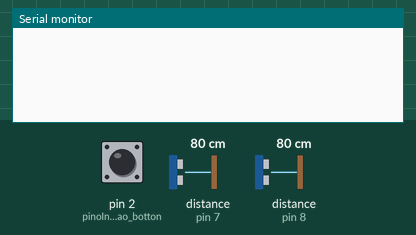
Recording of a sketch running on a simulated Arduino Uno, built with avr-gcc and run on an emulated ATmega328P. On the bench: the last lines printed to the serial monitor. The test bench sets the inputs (shaded band); at power-on: pin 2 (pinoInterrupcao_botton) HIGH, distance to the obstacle (sensors on pin 7, pin 8) 80 cm. The echo pulse lasts 58.3 µs per cm.

Above: at 1.2 s.
1.3 s: pin 2 (pinoInterrupcao_botton) pulled LOW for 0.15 s
At 2.6 s:
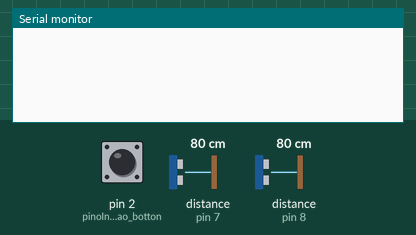
2.9 s: distance to the obstacle (sensor on pin 7) set to 2 cm
At 3.5 s:
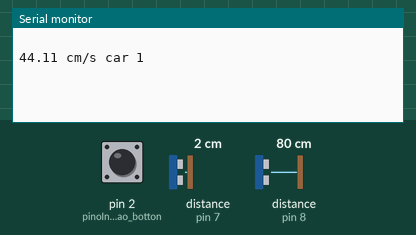
4.6 s: distance to the obstacle (sensor on pin 8) set to 2 cm
At 5.8 s:
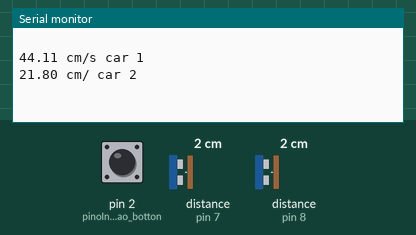
6.2 s: pin 2 (pinoInterrupcao_botton) pulled LOW for 3.2 s
At 10.0 s:
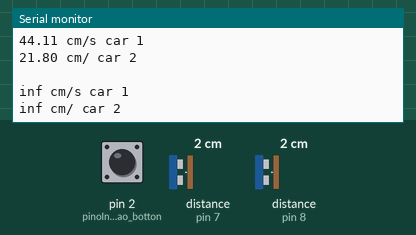

Measured:
- after the input at 1.3 s, the serial monitor: prints a new line after 0.15 s (image 1)
- after the input at 2.9 s, the serial monitor: prints a new line after 0.20 s (image 2)
- after the input at 4.6 s, the serial monitor: prints a new line after 0.20 s (image 3)
- after the input at 6.2 s, the serial monitor: prints a new line after 3.2 s (image 4)

The sketch:

project.ino
```cpp
#include "Ultrasonic.h" //INCLUSÃO DA BIBLIOTECA NECESSÁRIA PARA FUNCIONAMENTO DO CÓDIGO

//sensor carro 1
const int echoPin_car1 = 7; //PINO DIGITAL UTILIZADO PELO HC-SR04 ECHO(RECEBE)
const int trigPin_car1 = 6; //PINO DIGITAL UTILIZADO PELO HC-SR04 TRIG(ENVIA)
Ultrasonic ultrasonic_car1(trigPin_car1,echoPin_car1); //INICIALIZANDO OS PINOS DO ARDUINO

//sensor carro 2
const int echoPin_car2 = 8; //PINO DIGITAL UTILIZADO PELO HC-SR04 ECHO(RECEBE)
const int trigPin_car2 = 9; //PINO DIGITAL UTILIZADO PELO HC-SR04 TRIG(ENVIA)
Ultrasonic ultrasonic_car2(trigPin_car2,echoPin_car2); //INICIALIZANDO OS PINOS DO ARDUINO

//int trigPin;
int distancia_car1 = 100; //VARIÁVEL DO TIPO INTEIRO
int distancia_car2 = 100; //VARIÁVEL DO TIPO INTEIRO

//botões
const int pinoInterrupcao_botton = 2;

volatile bool cronometro_car1 = false;
volatile bool cronometro_car2 = false;
volatile unsigned long tempo_car1 = 0;
volatile unsigned long tempo_car2 = 0;
float tempo_final_car1 = 0;                 //segundos
float tempo_final_car2 = 0;
const float espaco = 73;                   //centimetros (DECIDIR)
volatile float velocidade_car1 = 0;
volatile float velocidade_car2 = 0;

void setup() {
  //sensor carro 1
  pinMode(echoPin_car1, INPUT); //DEFINE O PINO COMO ENTRADA (RECEBE)
  pinMode(trigPin_car1, OUTPUT); //DEFINE O PINO COMO SAIDA (ENVIA)
  //senro carro 2
  pinMode(echoPin_car2, INPUT); //DEFINE O PINO COMO ENTRADA (RECEBE)
  pinMode(trigPin_car2, OUTPUT); //DEFINE O PINO COMO SAIDA (ENVIA)

  //botões
  pinMode(pinoInterrupcao_botton, INPUT_PULLUP);
  attachInterrupt(digitalPinToInterrupt(pinoInterrupcao_botton), timer_init, RISING);
 /* pinMode(pinoInterrupcao_sensor2, INPUT_PULLUP);
  attachInterrupt(digitalPinToInterrupt(pinoInterrupcao_sensor2), timer_end, RISING);*/

  Serial.begin(9600);
}

void loop() {
  if (cronometro_car1 || cronometro_car2){
    hcsr04(); // FAZ A CHAMADA DO MÉTODO "hcsr04()"
  }
  if (cronometro_car1 && distancia_car1 < 25){
    timer_end_car1();
  }
  if (cronometro_car2 && distancia_car2 < 15){
    timer_end_car2();
  }
  /*if (!cronometro && distancia_1 < 10 ){                  //COLOCAR A DISTANCIA EM QUE A PILHA PASSA PELO SENSOR 1 AQUI
    timer_init();
  }else if (cronometro && distancia_2 < 10 ){             //COLOCAR A DISTANCIA EM QUE A PILHA PASSA PELO SENSOR 2 AQUI
    timer_end();
  }*/
}

void timer_init() {
  if (!cronometro_car1 && !cronometro_car2) {
    cronometro_car1 = true;
    cronometro_car2 = true;
    tempo_car1 = millis();  // Armazena o tempo atual
    tempo_car2 = millis();
    Serial.println(" ");
  }
}

void timer_end_car1() {
  if (cronometro_car1) {
    cronometro_car1 = false;
    tempo_final_car1 = millis() - tempo_car1;  // Calcula o tempo decorrido
    tempo_car1 = 0;  // Reinicia o tempo inicial

    tempo_final_car1 = tempo_final_car1/1000;  // Convertendo para segundos
    velocidade_car1 = espaco/tempo_final_car1;

    Serial.print(velocidade_car1);
    Serial.println(" cm/s car 1");
  }
}

void timer_end_car2() {
  if (cronometro_car2) {
    cronometro_car2 = false;
    tempo_final_car2 = millis() - tempo_car2;  // Calcula o tempo decorrido
    tempo_car2 = 0;  // Reinicia o tempo inicial

    tempo_final_car2 = tempo_final_car2/1000;  // Convertendo para segundos
    velocidade_car2 = espaco/tempo_final_car2;

    Serial.print(velocidade_car2);
    Serial.println(" cm/ car 2");
  }
}

//MÉTODO RESPONSÁVEL POR CALCULAR A DISTÂNCIA
void hcsr04(){
  digitalWrite(trigPin_car1, LOW); //SETA O PINO 6 COM UM PULSO BAIXO "LOW"
  delayMicroseconds(2); //INTERVALO DE 2 MICROSSEGUNDOS
  digitalWrite(trigPin_car1, HIGH); //SETA O PINO 6 COM PULSO ALTO "HIGH"
  delayMicroseconds(10); //INTERVALO DE 10 MICROSSEGUNDOS
  digitalWrite(trigPin_car1, LOW); //SETA O PINO 6 COM PULSO BAIXO "LOW" NOVAMENTE
  //FUNÇÃO RANGING, FAZ A CONVERSÃO DO TEMPO DE
  //RESPOSTA DO ECHO EM CENTIMETROS, E ARMAZENA
  //NA VARIAVEL "distancia"
  distancia_car1 = (ultrasonic_car1.Ranging(CM)); //VARIÁVEL GLOBAL RECEBE O VALOR DA DISTÂNCIA MEDIDA

  digitalWrite(trigPin_car2, LOW); //SETA O PINO 6 COM UM PULSO BAIXO "LOW"
  delayMicroseconds(2); //INTERVALO DE 2 MICROSSEGUNDOS
  digitalWrite(trigPin_car2, HIGH); //SETA O PINO 6 COM PULSO ALTO "HIGH"
  delayMicroseconds(10); //INTERVALO DE 10 MICROSSEGUNDOS
  digitalWrite(trigPin_car2, LOW); //SETA O PINO 6 COM PULSO BAIXO "LOW" NOVAMENTE
  //FUNÇÃO RANGING, FAZ A CONVERSÃO DO TEMPO DE
  //RESPOSTA DO ECHO EM CENTIMETROS, E ARMAZENA
  //NA VARIAVEL "distancia"
  distancia_car2 = (ultrasonic_car2.Ranging(CM));

  delay(100); //INTERVALO DE 500 MILISSEGUNDOS

  /*if (!cronometro){
    distancia_1 = (ultrasonic_1.Ranging(CM)); //VARIÁVEL GLOBAL RECEBE O VALOR DA DISTÂNCIA MEDIDA
    distancia_2 = 100;
  }else{
    distancia_2 = (ultrasonic_2.Ranging(CM));
    distancia_1 = 100;
  }*/
}
```
